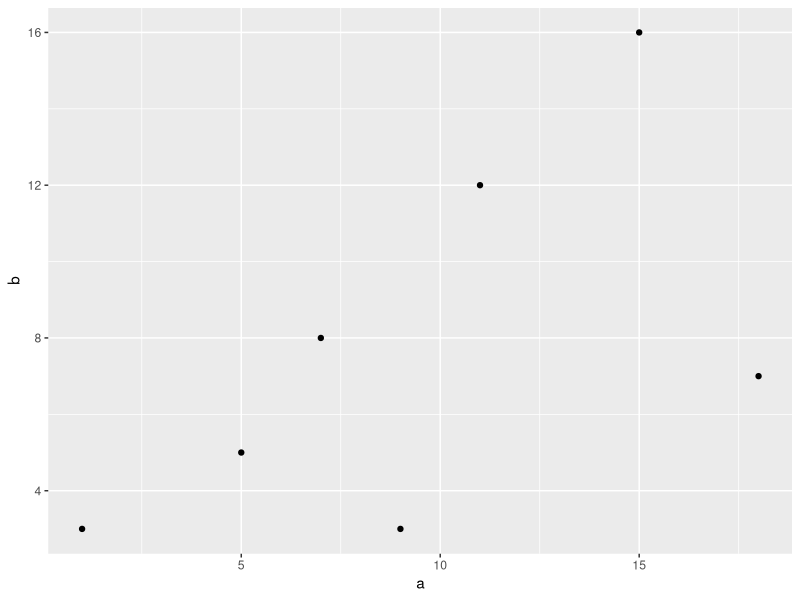

Write the R code that produced this figure.
## ---- chunk 1
library(tidyverse)

df <- data.frame(abc = 1, xyz = "a")
df$x
df[, "xyz"]
df[, c("abc", "xyz")]
## ---- chunk 2
df2 <- tibble(abc = 1, xyz = "a")
df2$x
df2[, "xyz"]
df2[, c("abc", "xyz")]
## ---- chunk 3
testt <- tibble(
  `a` = c(1,5,7,9,11,15,18),
  `b` = c(3,5,8,3,12,16,7)
)

testt[["a"]]
## ---- chunk 4
library(ggplot2)
ggplot(testt, aes(x = `a`, y = `b` )) +
 geom_point()
## ---- chunk 5
testt[["c"]] <- testt[["a"]] + testt[["b"]]
## ---- chunk 6
testt <- rename(testt, one = `a`, two = `b`, three = `c`)
glimpse(testt)
## ---- chunk 7
enframe(c(x =1, y =2, z = 12))
